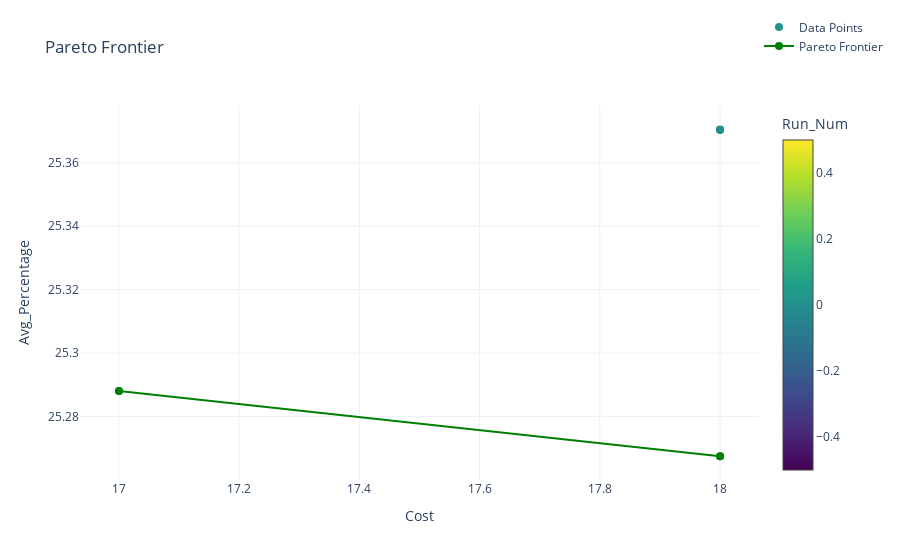

Notebook code for this chart:
### Code cell
create_pareto(df, dvs='Alt,Inc,Initial_Raan,Delta_Raan,Num_Sats,Num_Planes'.split(','),objective2='Avg_Percentage',plot_title='Pareto Frontier',pareto=True)

### Figure 1 — Plotly figure (JSON) as saved in the notebook; plotly's stock layout.template omitted (floating-point values rounded to 4 significant figures)
{"data": [{"hoverinfo": "text", "hovertext": ["610, 93, 81, 17, 10, 7, 17.0, 25.2881", "584, 93, 81, 9, 10, 8, 18.0, 25.3704", "584, 93, 81, 9, 10, 8, 18.0, 25.3704", "629, 93, 63, 15, 10, 8, 18.0, 25.2675", "584, 93, 81, 9, 10, 8, 18.0, 25.3704"], "marker": {"color": [0, 0, 0, 0, 0], "colorbar": {"title": {"text": "Run_Num"}}, "colorscale": [[0, "#440154"], [0.1111, "#482878"], [0.2222, "#3e4989"], [0.3333, "#31688e"], [0.4444, "#26828e"], [0.5556, "#1f9e89"], [0.6667, "#35b779"], [0.7778, "#6ece58"], [0.8889, "#b5de2b"], [1, "#fde725"]], "size": 8}, "mode": "markers", "name": "Data Points", "type": "scatter", "x": [17, 18, 18, 18, 18], "y": [25.29, 25.37, 25.37, 25.27, 25.37]}, {"hoverinfo": "text", "hovertext": ["610.0, 93.0, 81.0, 17.0, 10.0, 7.0, 17.0, 25.2881", "629.0, 93.0, 63.0, 15.0, 10.0, 8.0, 18.0, 25.2675"], "line": {"color": "green"}, "marker": {"size": 8}, "mode": "lines+markers", "name": "Pareto Frontier", "type": "scatter", "x": [17, 18], "y": [25.29, 25.27]}], "layout": {"legend": {"x": 1, "y": 1.25}, "title": {"text": "Pareto Frontier"}, "xaxis": {"anchor": "y", "domain": [0, 1], "title": {"text": "Cost"}}, "yaxis": {"anchor": "x", "domain": [0, 1], "title": {"text": "Avg_Percentage"}}}}
